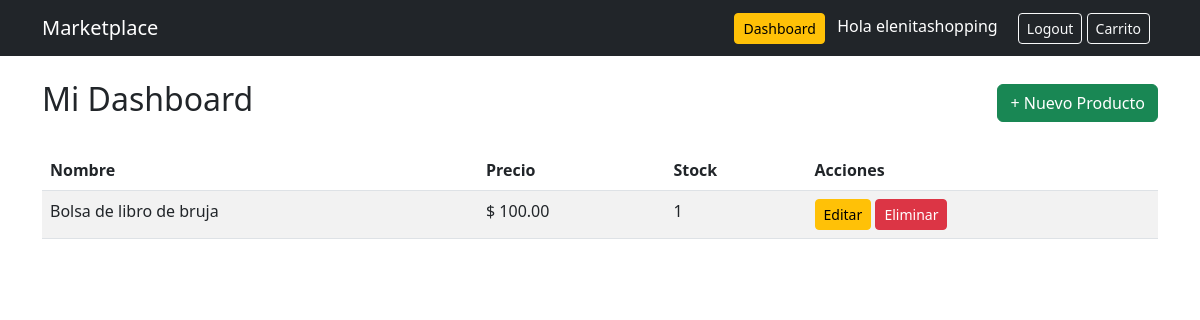
The app's page /dashboard/ (signed in), older data.
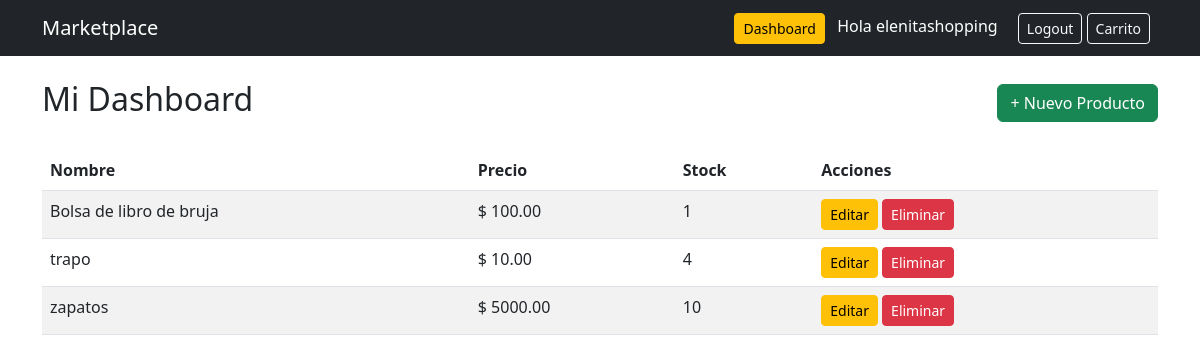
The same page, newer data.
### store/models.py (models this page shows, shortened)
class Product(models.Model):
    id = models.UUIDField(primary_key=True, default=uuid.uuid4, editable=False)
    name = models.CharField(max_length=150)
    description = models.TextField()
    price = models.DecimalField(max_digits=10, decimal_places=2)
    stock = models.PositiveIntegerField(default=0)
    owner = models.ForeignKey(
        User,
        on_delete=models.CASCADE,
        related_name='products'
    )  # 1:N
    categories = models.ManyToManyField(
        Category,
        related_name='products'
    )  # N:M
    created_at = models.DateTimeField(auto_now_add=True)

### store/views.py (the view)
# urls.py: path('dashboard/', views.dashboard, name='dashboard'),
@login_required
def dashboard(request):
    if not request.user.is_seller:
        return HttpResponseForbidden("No tienes permisos")
    products = Product.objects.filter(owner=request.user)
    return render(request, 'store/dashboard.html', {
        'products': products
    })

### store/templates/store/dashboard.html
{% extends 'store/base.html' %}
{% block content %}
<div class="d-flex justify-content-between align-items-center mb-4">
    <h2>Mi Dashboard</h2>
    <a href="{% url 'product_create' %}" class="btn btn-success">+ Nuevo Producto</a>
</div>
<table class="table table-striped">
    <thead>
        <tr>
            <th>Nombre</th>
            <th>Precio</th>
            <th>Stock</th>
            <th>Acciones</th>
        </tr>
    </thead>
    <tbody>
    {% for product in products %}
        <tr>
            <td>{{ product.name }}</td>
            <td>$ {{ product.price }}</td>
            <td>{{ product.stock }}</td>
            <td>
                <a href="{% url 'product_update' product.id %}" class="btn btn-warning btn-sm">Editar</a>
                <a href="{% url 'product_delete' product.id %}" class="btn btn-danger btn-sm">Eliminar</a>
            </td>
        </tr>
    {% endfor %}
    </tbody>
</table>
{% endblock %}

Row changes from the older to the newer data that the page shows:
added Product: name "trapo", price "10.00", stock "4"
added Product: name "zapatos", price "5000.00", stock "10"
